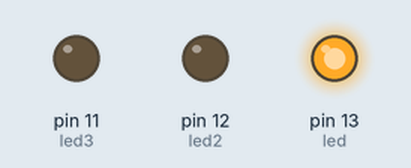
Simulated run of this sketch. Board: Arduino Uno, built with avr-gcc and run on an emulated ATmega328P. Parts: output pins drawn as LEDs (lit = HIGH).

Above: at 0.05 s.
At 0.75 s:
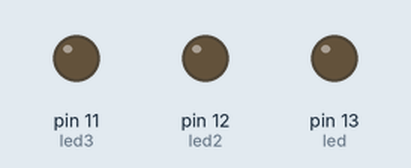
At 1.45 s:
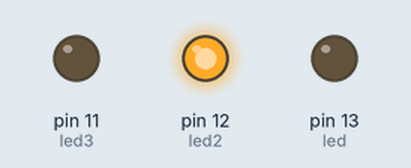
At 2.85 s:
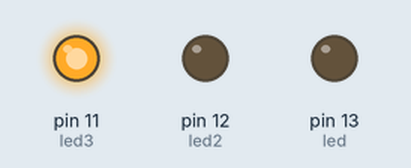
Timing chart, 0 to 3.1 s (numbered marks = the images above):
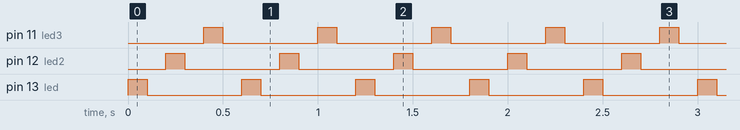

Measured:
- by itself, pin 11 (led3), pin 12 (led2), pin 13 (led): alternates HIGH for 0.10 s and LOW for 0.50 s

The sketch:

task5.ino
```cpp
int led = 13;
int led2 = 12;
int led3 = 11;
void setup() {

  pinMode(led, OUTPUT);
  pinMode(led2, OUTPUT);
pinMode(led3, OUTPUT);
}


void loop() {
  digitalWrite(led, HIGH);
  delay(100);
  digitalWrite(led, LOW);
  delay(100);
  {digitalWrite(led2, HIGH);
delay(100);
digitalWrite(led2, LOW);
delay(100);}
{digitalWrite(led3, HIGH);
delay(100);
digitalWrite(led3, LOW);
delay(100);}
}
```

task2.ino
```cpp
#define F_CPU 1000000UL
#include<avr/io.h>
#include<util/delay.h>

int main()
{
	unsigned char i,x[]={0x3f,0x06,0x5b,0x4f,0x66,0x6d,0x7d,0x07,0x7f,0x67};
	DDRB=0xff;
	DDRD=0x00;
	int max_count = 0;
	int loop_count = 200;
	int curr_val = 0;
	int max_val = 0;

	while(loop_count)
	{
       	unsigned char port_val = PIND;
		loop_count--;
		_delay_ms(10);
		switch(port_val)
		{
		case 0b00111111:
      	  	curr_val = 0;
			break;
		case 0b00111110:
      	  	curr_val = 1;
			break;
		case 0b00111100:
			curr_val = 2;
			break;
		case 0b00111000:
			curr_val = 3;
			break;
		case 0b00110000:
			curr_val = 4;
			break;
		case 0b00100000:
			curr_val = 5;
			break;
		case 0b00000000:
			curr_val = 6;
			break;
		default:
			curr_val = 0;
			break;
		}

		if(curr_val == max_val){		// current value equal to max value then update max_value count by 1
			max_count++;
		}
		else if(curr_val > max_val){		// current value greater than max value then update max value with current value and update max_value count to 1
			max_val = curr_val;
			max_count=1;
		}

		if((loop_count == 0)){		// completed 200 loops then display the max value to 7seg display
			PORTB=~x[max_val];
			loop_count = 200;
			max_val = 0;
			max_count= 0;
		}
	}
	return(0);
}
```
